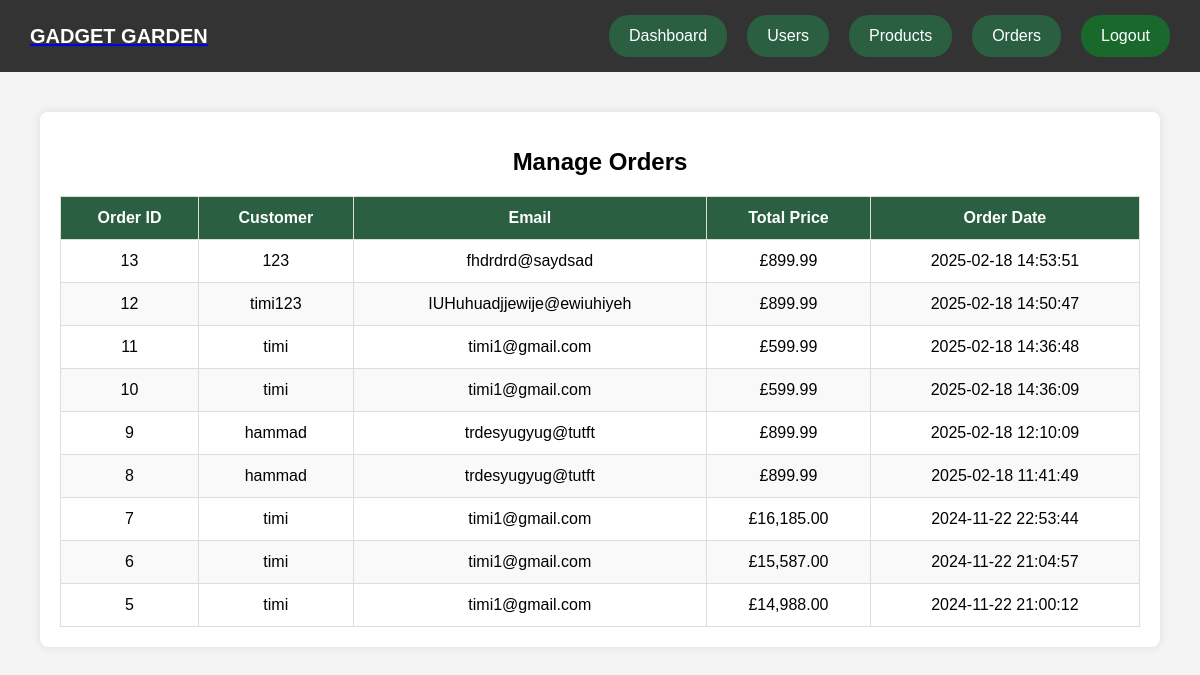
The page /views/manage_orders.php (signed in) on the database its author committed.
### tables this page shows
CREATE TABLE `orders` (
  `order_id` int(11) NOT NULL,
  `user_id` int(11) NOT NULL,
  `order_date` datetime DEFAULT current_timestamp(),
  `total_price` decimal(10,2) NOT NULL
);

CREATE TABLE `users` (
  `user_id` int(11) NOT NULL,
  `username` varchar(255) NOT NULL,
  `email` varchar(255) NOT NULL,
  `password_hash` varchar(255) NOT NULL,
  `created_at` timestamp NOT NULL DEFAULT current_timestamp(),
  `admin` tinyint(1) DEFAULT 0,
  `phone` varchar(20) DEFAULT NULL
);

### views/manage_orders.php (the view, shortened to what this page needs)
<?php
require_once "../database/database.php";
$ordersStmt = $pdo->prepare("
    SELECT o.order_id, o.order_date, o.total_price, u.username, u.email
    FROM orders o
    JOIN users u ON o.user_id = u.user_id
    ORDER BY o.order_date DESC
");
$ordersStmt->execute();
$orders = $ordersStmt->fetchAll(PDO::FETCH_ASSOC);
?>
<!DOCTYPE html>
<html lang="en">
<head>
    <link rel="stylesheet" href="../public/css/navbar.css">
    <link rel="stylesheet" href="../public/css/admin.css">
</head>
<body>
<nav>
    <div class="nav-left">
        <a href="../index.php"><p id="logo-text">GADGET GARDEN</p></a>
    </div>
    <div class="nav-right">
        <a href="admin_dashboard.php"><button class="white-button">Dashboard</button></a>
        <a href="manage_users.php"><button class="white-button">Users</button></a>
        <a href="admin.php"><button class="white-button">Products</button></a>
        <a href="manage_orders.php"><button class="white-button">Orders</button></a>
        <a href="logout.php"><button class="green-button">Logout</button></a>
    </div>
</nav>
<div class="container">
    <h1>Manage Orders</h1>
    <?php if (empty($orders)) : ?>
        <p style="text-align: center; color: #888;">No orders available.</p>
    <?php else : ?>
        <table>
            <thead>
                <tr>
                    <th>Order ID</th>
                    <th>Customer</th>
                    <th>Email</th>
                    <th>Total Price</th>
                    <th>Order Date</th>
                </tr>
            </thead>
            <tbody>
                <?php foreach ($orders as $order) { ?>
                <tr>
                    <td><?php echo htmlspecialchars($order['order_id']); ?></td>
                    <td><?php echo htmlspecialchars($order['username']); ?></td>
                    <td><?php echo htmlspecialchars($order['email']); ?></td>
                    <td>£<?php echo number_format($order['total_price'], 2); ?></td>
                    <td><?php echo htmlspecialchars($order['order_date']); ?></td>
                </tr>
                <?php } ?>
            </tbody>
        </table>
    <?php endif; ?>
</div>
</body>
</html>

### public/css/navbar.css (style rules this page uses)
nav { background-color: #333; display: flex; justify-content: space-between; align-items: center; padding: 15px 30px; }
.nav-left p { color: white; font-size: 20px; font-weight: bold; margin: 0; }
.nav-right { display: flex; gap: 20px; }
.nav-right a { text-decoration: none; }
.white-button, .green-button { background-color: #2a6041; color: white; border: none; padding: 12px 20px; border-radius: 20px; font-size: 16px; cursor: pointer; transition: background 0.3s ease; }
.green-button { background-color: #19692c; }

### views/manage_orders.php (style rules this page uses)
body { font-family: Arial, sans-serif; background-color: #f4f4f4; margin: 0; padding: 0; }
.container { width: 90%; max-width: 1100px; margin: 40px auto; background: white; padding: 20px; border-radius: 8px; box-shadow: 0px 0px 10px rgba(0, 0, 0, 0.1); }
h1 { text-align: center; font-size: 24px; margin-bottom: 20px; }
table { width: 100%; border-collapse: collapse; margin-top: 20px; background: white; }
table, th, td { border: 1px solid #ddd; }
th, td { padding: 12px; text-align: center; }
th { background: #2a6041; color: white; }
tr:nth-child(even) { background: #f9f9f9; }

### rows shown on the page
orders: order_id "13", user.username "123", user.email "fhdrdrd@saydsad", total_price "899.99", order_date "2025-02-18 14:53:51"
orders: order_id "12", user.username "timi123", user.email "IUHuhuadjjewije@ewiuhiyeh", total_price "899.99", order_date "2025-02-18 14:50:47"
orders: order_id "11", user.username "timi", user.email "timi1@gmail.com", total_price "599.99", order_date "2025-02-18 14:36:48"
orders: order_id "10", user.username "timi", user.email "timi1@gmail.com", total_price "599.99", order_date "2025-02-18 14:36:09"
orders: order_id "9", user.username "hammad", user.email "trdesyugyug@tutft", total_price "899.99", order_date "2025-02-18 12:10:09"
orders: order_id "8", user.username "hammad", user.email "trdesyugyug@tutft", total_price "899.99", order_date "2025-02-18 11:41:49"
orders: order_id "7", user.username "timi", user.email "timi1@gmail.com", total_price "16,185.00", order_date "2024-11-22 22:53:44"
orders: order_id "6", user.username "timi", user.email "timi1@gmail.com", total_price "15,587.00", order_date "2024-11-22 21:04:57"
orders: order_id "5", user.username "timi", user.email "timi1@gmail.com", total_price "14,988.00", order_date "2024-11-22 21:00:12"
